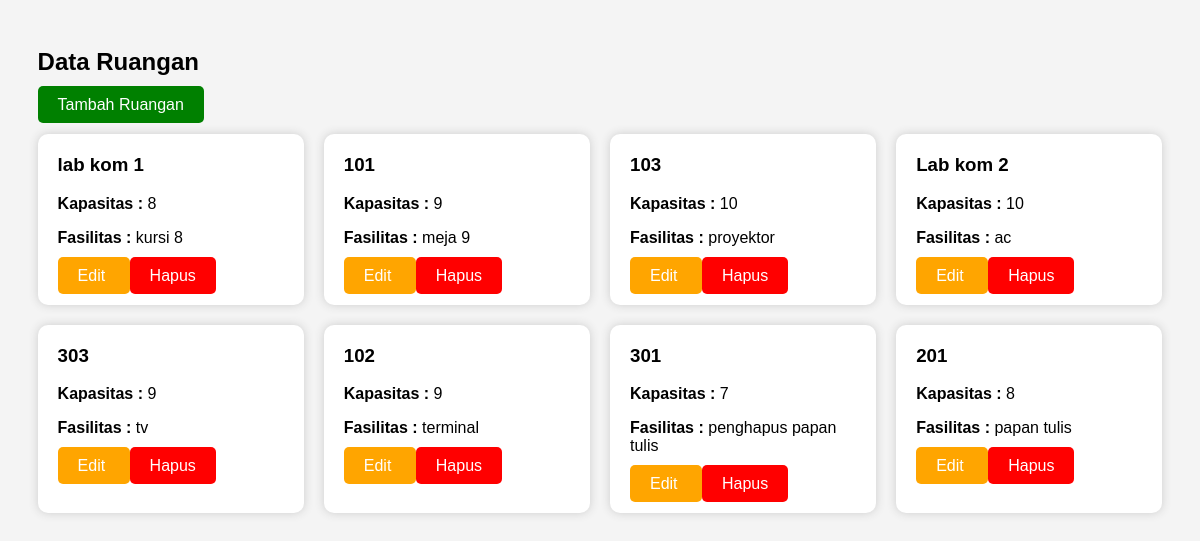
Screenshot of /modules/ruangan/index.php with the database file from the repository.
### tables this page shows
CREATE TABLE `m_ruangan` (
  `id_ruangan` int(11) NOT NULL AUTO_INCREMENT,
  `nama_ruangan` varchar(50) DEFAULT NULL,
  `kapasitas` int(11) DEFAULT NULL,
  `fasilitas` text DEFAULT NULL,
  PRIMARY KEY (`id_ruangan`)
);

### modules/ruangan/index.php (the view, shortened to what this page needs)
<?php
include '../../config/database.php';
$data = mysqli_query($conn,
"SELECT * FROM m_ruangan");
?>
<!DOCTYPE html>
<html>
<head>
</head>
<body>
<div class="container">
    <div class="header">
        <h2>Data Ruangan</h2>
        <a
            href="tambah.php"
            class="btn tambah"
        >
            Tambah Ruangan
        </a>
    </div>
    <div class="grid">
        <?php
        while($d=mysqli_fetch_array($data)){
        ?>
        <div class="card-ruangan">
            <h3>
                <?= $d['nama_ruangan'] ?>
            </h3>
            <p>
                <b>Kapasitas :</b>
                <?= $d['kapasitas'] ?>
            </p>
            <p>
                <b>Fasilitas :</b>
                <?= $d['fasilitas'] ?>
            </p>
            <div class="action">
                <a
                    href="edit.php?id=<?= $d['id_ruangan'] ?>"
                    class="btn edit"
                >
                    Edit
                </a>
                <a
                    href="#"
                    class="btn hapus"
                    onclick="
                    hapusData(
                    <?= $d['id_ruangan'] ?>
                    )
                    "
                >
                    Hapus
                </a>
            </div>
        </div>
        <?php } ?>
    </div>
</div>
</body>
</html>

### modules/ruangan/index.php (style rules this page uses)
body { font-family:Arial; background:#f4f4f4; }
.container { width:95%; margin:auto; padding:20px; }
.header { margin-bottom:20px; }
.btn { padding:10px 20px; text-decoration:none; color:white; border-radius:5px; }
.tambah { background:green; }
.edit { background:orange; }
.hapus { background:red; }
.grid { display:grid; grid-template-columns: repeat( auto-fit, minmax(250px,1fr) ); gap:20px; }
.card-ruangan { background:white; padding:20px; border-radius:10px; box-shadow:0 0 10px #ccc; }
.card-ruangan h3 { margin-top:0; }
.action { margin-top:20px; }

### rows the page displays
m_ruangan: nama_ruangan "lab kom 1", kapasitas "8", fasilitas "kursi 8"
m_ruangan: nama_ruangan "101", kapasitas "9", fasilitas "meja 9"
m_ruangan: nama_ruangan "103", kapasitas "10", fasilitas "proyektor"
m_ruangan: nama_ruangan "Lab kom 2", kapasitas "10", fasilitas "ac"
m_ruangan: nama_ruangan "303", kapasitas "9", fasilitas "tv"
m_ruangan: nama_ruangan "102", kapasitas "9", fasilitas "terminal"
m_ruangan: nama_ruangan "301", kapasitas "7", fasilitas "penghapus papan tulis"
m_ruangan: nama_ruangan "201", kapasitas "8", fasilitas "papan tulis"
